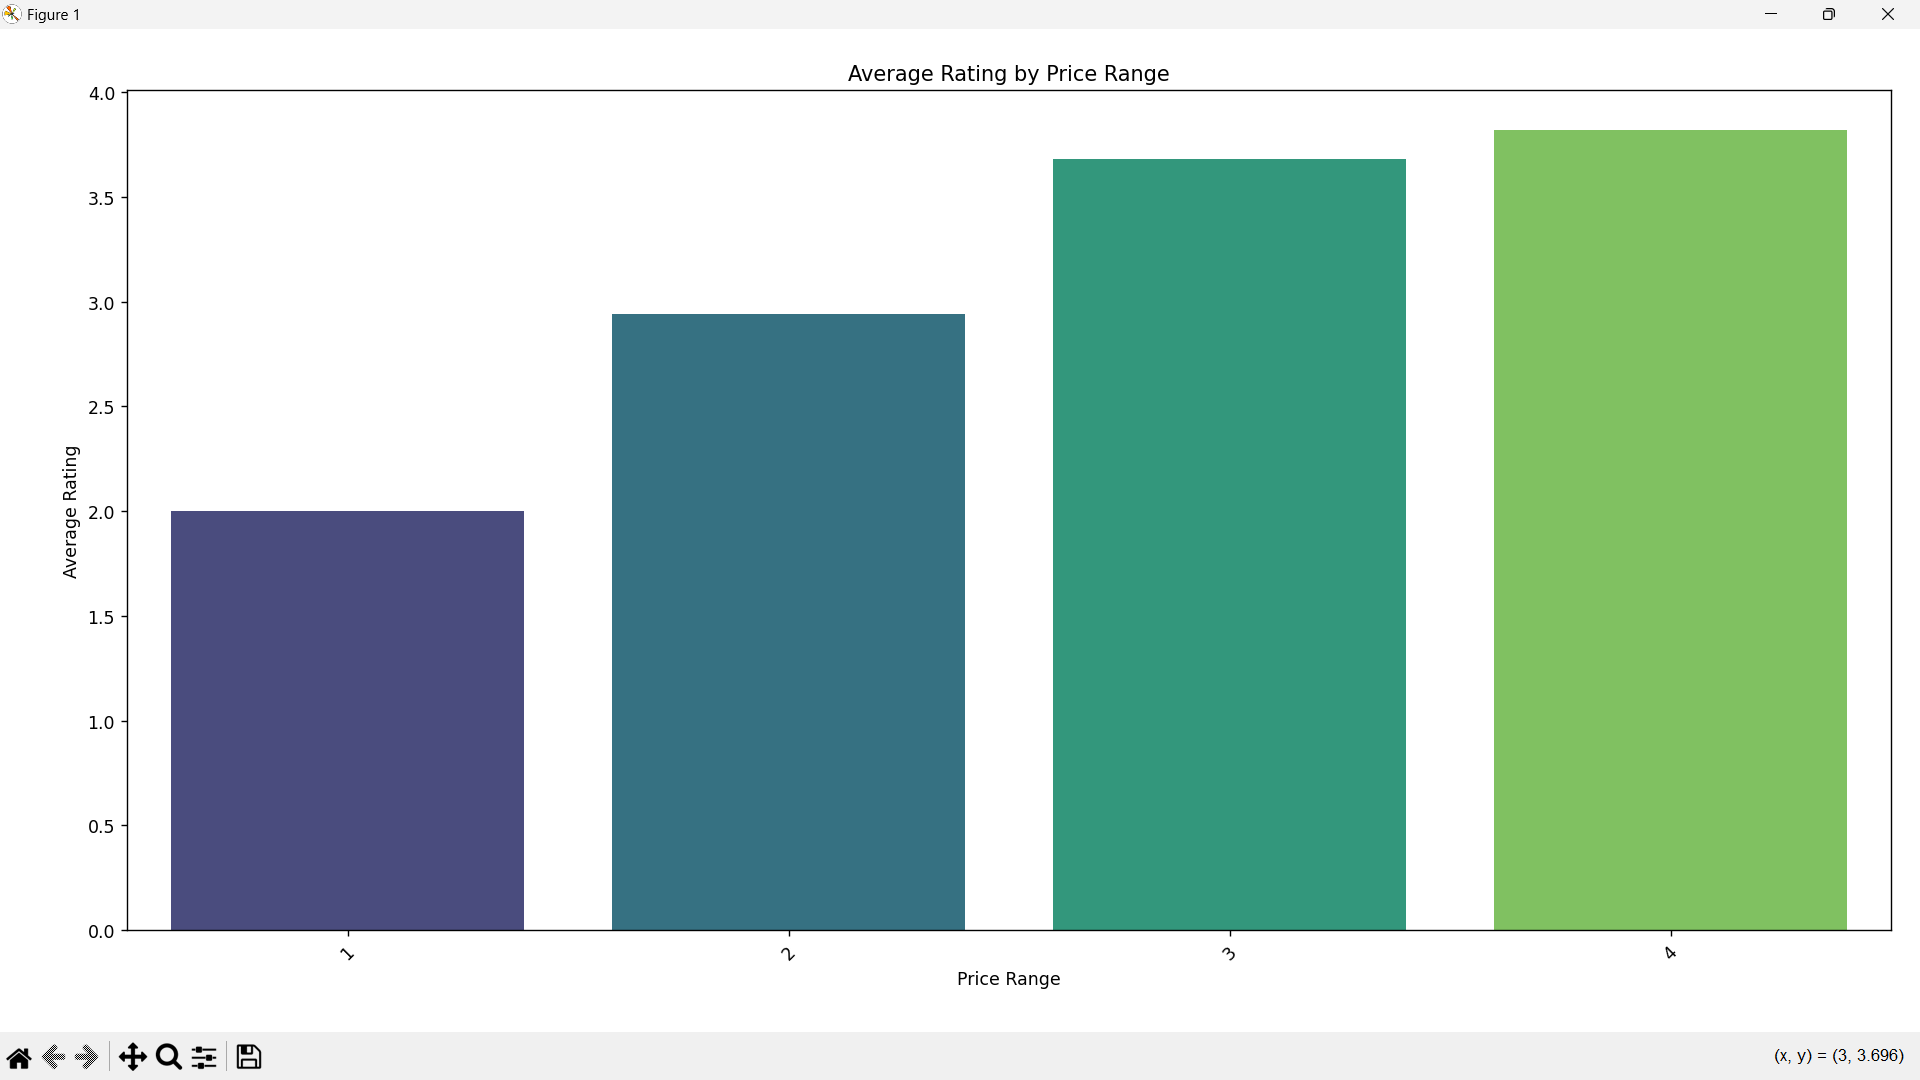

Generate this figure with Python:
#level2 - Task-2


import pandas as pd
import matplotlib.pyplot as plt
import seaborn as sns


# Load your dataset (replace 'dataset.csv' with your actual file path)
df = pd.read_csv(r'C:\Users\haris\OneDrive - Vasireddy Venkatadri Institute of Technology\Desktop\internship certificates\Cognifyz Technologies\Data Science\Dataset.csv')


# Task 1: Determine the most common price range
most_common_price_range = df['Price range'].mode()[0]
print(f"Most common price range among all restaurants: {most_common_price_range}")

# Task 2: Calculate average rating for each price range
average_rating_by_price_range = df.groupby('Price range')['Aggregate rating'].mean().sort_index()

print("\nAverage rating for each price range:")
print(average_rating_by_price_range)

# Task 3: Identify the color representing the highest average rating
highest_rating_color = sns.color_palette("viridis", as_cmap=True)(average_rating_by_price_range.idxmax())
print(f"\nColor representing the highest average rating: {highest_rating_color}")

# Optional: Visualize average rating by price range
plt.figure(figsize=(10, 6))
sns.barplot(x=average_rating_by_price_range.index, y=average_rating_by_price_range.values, palette="viridis")
plt.title('Average Rating by Price Range')
plt.xlabel('Price Range')
plt.ylabel('Average Rating')
plt.xticks(rotation=45)
plt.tight_layout()
plt.show()
